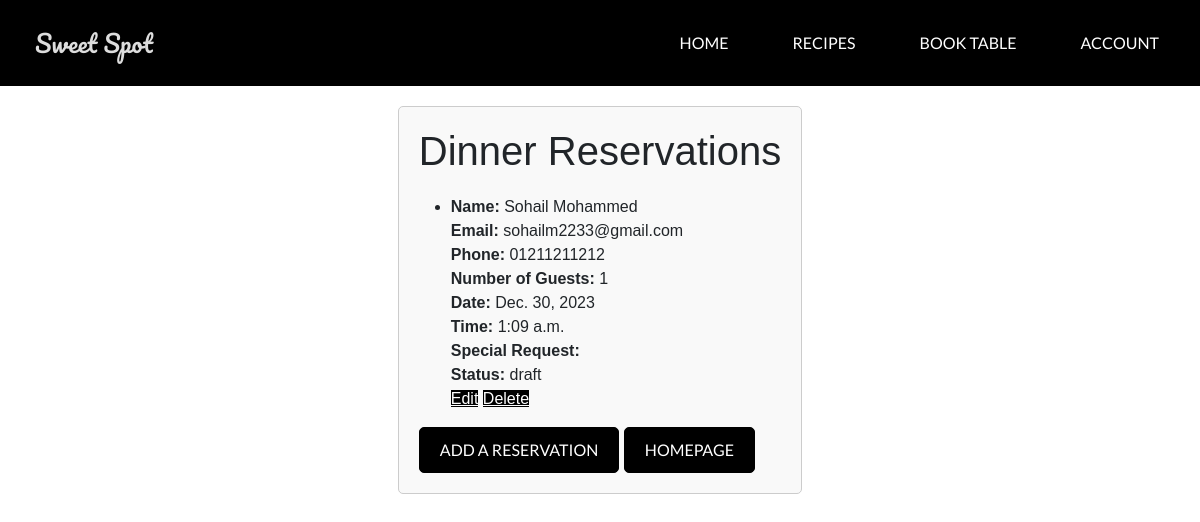
Before: /sweet_spot/ with the older database file.
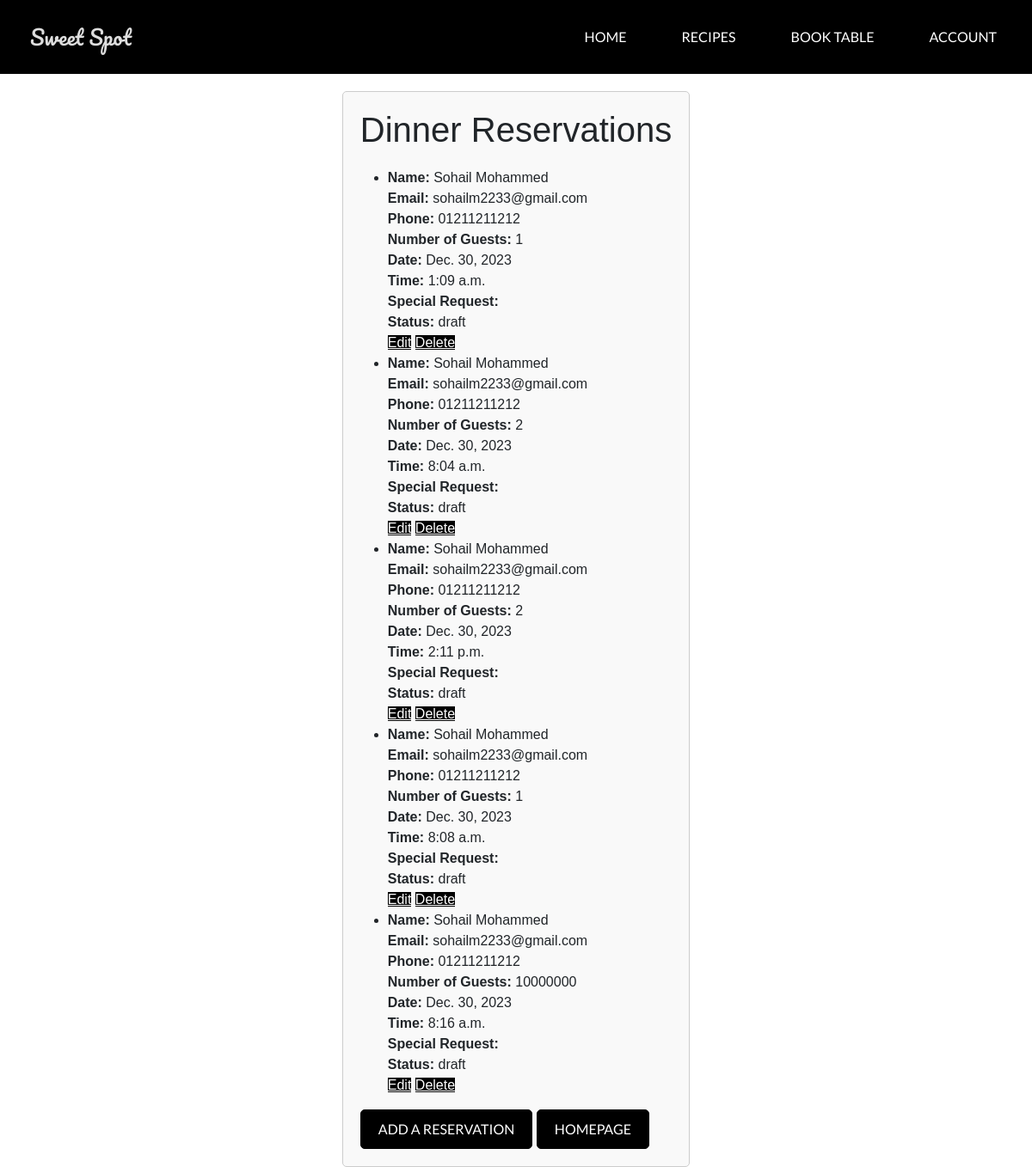
After: the same page with the newer database file.
### SweetSpot/models.py (models this page shows)
class DinnerReservation(models.Model):
    user = models.ForeignKey(User, on_delete=models.CASCADE, null=True, blank=True)
    first_name = models.CharField(max_length=100)
    last_name = models.CharField(max_length=100)
    slug = models.SlugField(max_length=255, unique=True, null=True)
    email = models.EmailField()
    phone_number = models.CharField(max_length=20)
    no_of_guests = models.IntegerField()
    no_of_tables = models.IntegerField(default=0)
    date_selected = models.DateField()
    time_selected = models.TimeField()
    special_request = models.TextField(blank=True)
    created_on = models.DateTimeField(auto_now_add=True)
    status = models.IntegerField(choices=STATUS)
    done = models.BooleanField(default=False)
    def __str__(self):
        return f"{self.first_name} {self.last_name}"
    class Meta:
        ordering = ['-created_on']

### SweetSpot/views.py (the view)
# urls.py: path('sweet_spot/', views.get_sweet_spot, name='sweet_spot'),
def get_sweet_spot(request):
    reservations = DinnerReservation.objects.all().order_by('id')
    print(reservations)
    context = {
        'reservations': reservations
    }
    return render(request, 'SweetSpot/sweet_spot.html', context)

### SweetSpot/templates/SweetSpot/sweet_spot.html
{% extends "SweetSpot/base.html" %}
{% block main_content %}
<div class="form-container">
    <h1>Dinner Reservations</h1>
    <ul>
        {% for reservation in reservations %}
        <li class="{% if reservation.status == 1 %}done{% endif %}">
            <strong>Name:</strong>
            {% if reservation.status == 1 %}
                <strike>{{ reservation.first_name }} {{ reservation.last_name }}</strike>
            {% else %}
                {{ reservation.first_name }} {{ reservation.last_name }}
            {% endif %}
            <br>
            <strong>Email:</strong> {{ reservation.email }} <br>
            <strong>Phone:</strong> {{ reservation.phone_number }} <br>
            <strong>Number of Guests:</strong> {{ reservation.no_of_guests }} <br>
            <strong>Date:</strong> {{ reservation.date_selected }} <br>
            <strong>Time:</strong> {{ reservation.time_selected }} <br>
            <strong>Special Request:</strong> {{ reservation.special_request }} <br>
            <strong>Status:</strong> {{ reservation.get_status_display }} <br>
            <a href="{% url 'edit_reservation' reservation.id %}" class="btn-primary">Edit</a>
            <a href="{% url 'delete_reservation' reservation.id %}" class="btn-secondary">Delete</a>
        </li>
        {% empty %}
        <li>No reservations available.</li>
        {% endfor %}
    </ul>
    <a href="{% url 'add_reservation' %}" class="btn btn-primary">Add a reservation</a>
    <a href="{% url 'homepage' %}" class="btn btn-secondary">Homepage</a>
</div>
{% endblock main_content %}

Changed rows visible on the page:
added DinnerReservation: first_name "Sohail", last_name "Mohammed", email "sohailm2233@gmail.com", phone_number "01211211212", no_of_guests "2", date_selected "Dec. 30, 2023", time_selected "8:04 a.m.", status "draft"
added DinnerReservation: first_name "Sohail", last_name "Mohammed", email "sohailm2233@gmail.com", phone_number "01211211212", no_of_guests "2", date_selected "Dec. 30, 2023", time_selected "2:11 p.m.", status "draft"
added DinnerReservation: first_name "Sohail", last_name "Mohammed", email "sohailm2233@gmail.com", phone_number "01211211212", no_of_guests "1", date_selected "Dec. 30, 2023", time_selected "8:08 a.m.", status "draft"
added DinnerReservation: first_name "Sohail", last_name "Mohammed", email "sohailm2233@gmail.com", phone_number "01211211212", no_of_guests "10000000", date_selected "Dec. 30, 2023", time_selected "8:16 a.m.", status "draft"
